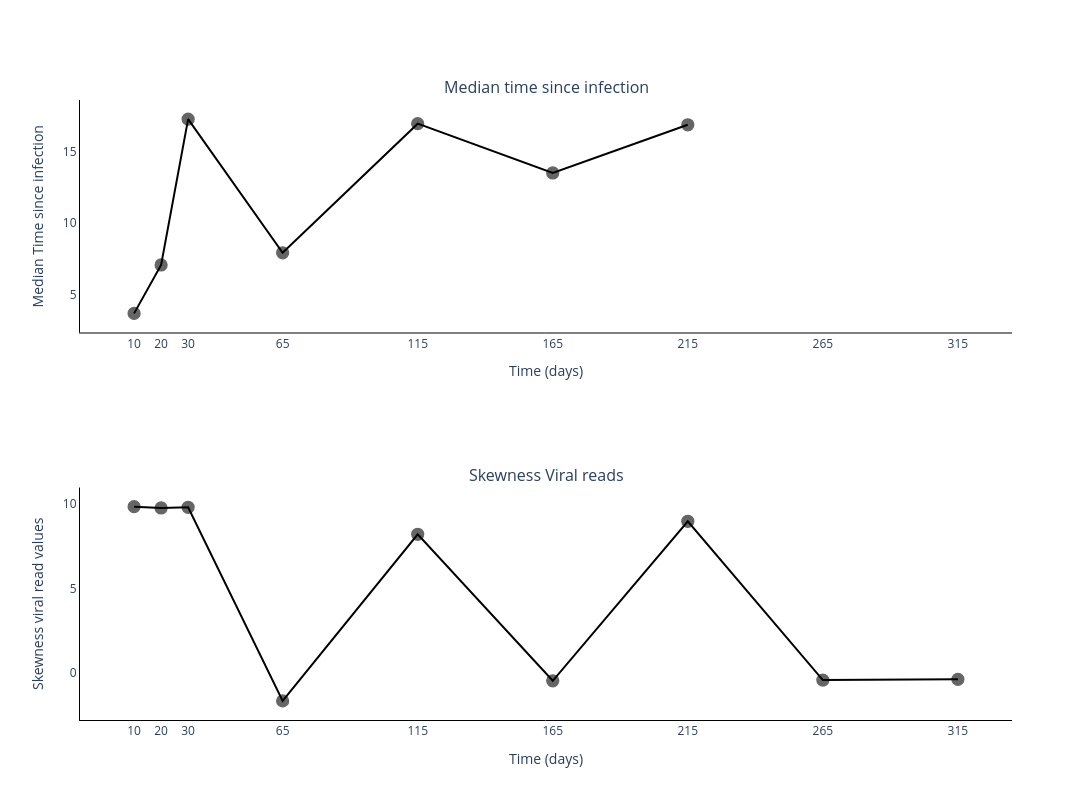

This figure's notebook cell:
### Markdown cell above
### Plot skenewss and median

### Code cell
fig = go.Figure()
fig = make_subplots(rows=2, cols=1, subplot_titles=('Median time since infection', 'Skewness Viral reads'))

median_ti = []

for ti in vr_time_since_infec[0]:
    median_ti.append(np.median(ti))


fig.add_trace(
    go.Scatter(
        y=median_ti,
        x=sample_points,
        mode='lines+markers',
        connectgaps=True,
        name='Median times',
        marker_line=dict(width=1.25, color='black'),
        marker_opacity=0.6,
        marker_size=12,
        line_color='black',
        showlegend=False,
    ),
    row=1,
    col=1
)

fig.add_trace(
    go.Scatter(
        y=skews,
        x=sample_points,
        mode='lines+markers',
        connectgaps=True,
        name='Skewness viral read values',
        marker_line=dict(width=1.25, color='black'),
        marker_opacity=0.6,
        marker_size=12,
        line_color='black',
        showlegend=False,
    ),
    row=2,
    col=1
)

# Add axis labels
fig.update_layout(
    width=1100, 
    height=800,
    plot_bgcolor='white',
    xaxis=dict(
        linecolor='black',
        tickvals=sample_points.tolist(),
        title = 'Time (days)'
        ),
    yaxis=dict(
        linecolor='black',
        title = 'Median Time since infection'),
    xaxis2=dict(
        linecolor='black',
        tickvals=sample_points.tolist(),
        title = 'Time (days)'
        ),
    yaxis2=dict(
        linecolor='black',
        title = 'Skewness viral read values')
    #legend=dict(
    #    orientation="h",
    #    yanchor="bottom",
    #    y=1.02,
    #    xanchor="right",
    #    x=1
    #)
    )

fig.write_image('images/Median_and_Skewness_Viral_Read-Herpeirsus.pdf')
fig.show()

### Figure 1 — Plotly figure (JSON) as saved in the notebook; plotly's stock layout.template omitted (floating-point values rounded to 4 significant figures)
{"data": [{"connectgaps": true, "line": {"color": "black"}, "marker": {"line": {"color": "black", "width": 1.25}, "opacity": 0.6, "size": 12}, "mode": "lines+markers", "name": "Median times", "showlegend": false, "type": "scatter", "x": [10, 20, 30, 65, 115, 165, 215, 265, 315], "xaxis": "x", "y": [3.673, 7.071, 17.3, 7.926, 16.98, 13.53, 16.91, null, null], "yaxis": "y"}, {"connectgaps": true, "line": {"color": "black"}, "marker": {"line": {"color": "black", "width": 1.25}, "opacity": 0.6, "size": 12}, "mode": "lines+markers", "name": "Skewness viral read values", "showlegend": false, "type": "scatter", "x": [10, 20, 30, 65, 115, 165, 215, 265, 315], "xaxis": "x2", "y": [9.835, 9.756, 9.797, -1.637, 8.201, -0.4515, 8.968, -0.4082, -0.366], "yaxis": "y2"}], "layout": {"annotations": [{"font": {"size": 16}, "showarrow": false, "text": "Median time since infection", "x": 0.5, "xanchor": "center", "xref": "paper", "y": 1, "yanchor": "bottom", "yref": "paper"}, {"font": {"size": 16}, "showarrow": false, "text": "Skewness Viral reads", "x": 0.5, "xanchor": "center", "xref": "paper", "y": 0.375, "yanchor": "bottom", "yref": "paper"}], "height": 800, "plot_bgcolor": "white", "width": 1100, "xaxis": {"anchor": "y", "domain": [0, 1], "linecolor": "black", "tickvals": [10, 20, 30, 65, 115, 165, 215, 265, 315], "title": {"text": "Time (days)"}}, "xaxis2": {"anchor": "y2", "domain": [0, 1], "linecolor": "black", "tickvals": [10, 20, 30, 65, 115, 165, 215, 265, 315], "title": {"text": "Time (days)"}}, "yaxis": {"anchor": "x", "domain": [0.625, 1], "linecolor": "black", "title": {"text": "Median Time since infection"}}, "yaxis2": {"anchor": "x2", "domain": [0, 0.375], "linecolor": "black", "title": {"text": "Skewness viral read values"}}}}
